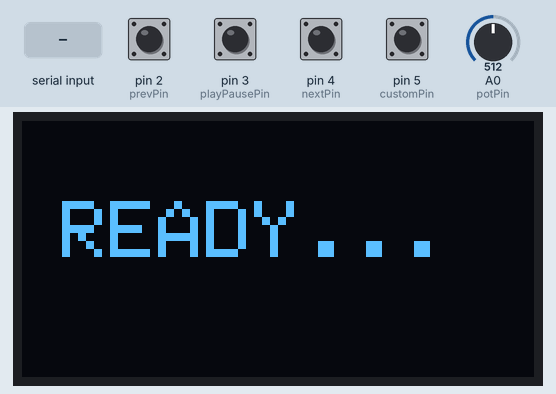
The sketch below on a simulated Arduino Uno, built with avr-gcc and run on an emulated ATmega328P. On the bench: 128×64 one-colour display. The test bench sets the inputs (shaded band); at power-on: pin 2 (prevPin), pin 3 (playPausePin), pin 4 (nextPin), pin 5 (customPin) HIGH, A0 (potPin) = 512. The OLED is the two-colour kind (top 16 rows yellow); what the sketch prints to the serial monitor is not drawn.

Above: at 1.2 s.
1.3 s: "<90|45>" received over Serial
At 1.8 s:
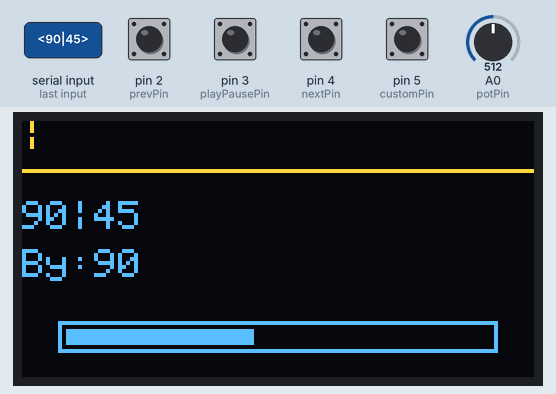
2.8 s: "<30|150>" received over Serial
At 3.1 s:
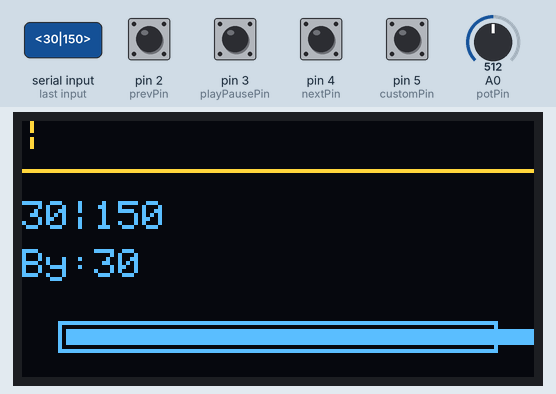
Timing chart, 0 to 5.8 s (numbered marks = the images above; inputs shaded):
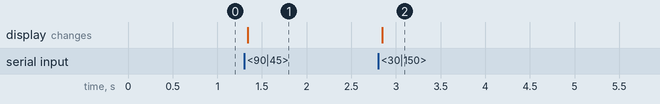

Measured:
- after the input at 1.3 s, the display: changes at once (image 1)
- after the input at 2.8 s, the display: changes after 0.05 s (image 2)

The sketch:

version2song.ino
```cpp
#include <Wire.h>
#include <Adafruit_GFX.h>
#include <Adafruit_SSD1306.h>

// --- OLED Settings ---
#define SCREEN_WIDTH 128
#define SCREEN_HEIGHT 64
Adafruit_SSD1306 display(SCREEN_WIDTH, SCREEN_HEIGHT, &Wire, -1);

// --- Pin Definitions ---         // pin alocations add or remove pins here
const int potPin = A0;
const int playPausePin = 3;
const int prevPin = 2;
const int nextPin = 4;
const int customPin = 5;


// --- Logic Variables ---
String songTitle = "Waiting...";
String artistName = "Connect Bridge";
String albumName = "";
int progress = 0;
bool newData = false;

int lastVol = -1;
const int volThreshold = 2;  // Ignore tiny electrical noise

bool lastPlayState = HIGH;
bool lastPrevState = HIGH;
bool lastNextState = HIGH;

void setup() {
  Serial.begin(9600);

  pinMode(playPausePin, INPUT_PULLUP);
  pinMode(prevPin, INPUT_PULLUP);
  pinMode(nextPin, INPUT_PULLUP);
  pinMode(customPin, INPUT_PULLUP);

  if (!display.begin(SSD1306_SWITCHCAPVCC, 0x3C)) {
    Serial.println(F("SSD0136 allocation failed"));
    for (;;);  // Halt if OLED not found
  }

  display.clearDisplay();
  display.setTextSize(2);
  display.setTextColor(SSD1306_WHITE);
  display.setCursor(10, 20);
  display.println("READY...");
  display.display();
}

void loop() {
  handleVolume();
  handleButtons();
  receiveSerial();

  if (newData) {
    updateDisplay();
    newData = false;
  }
}

// --- FEATURE: Volume with Smoothing & Inverted Logic ---
void handleVolume() {
  long sum = 0;
  for (int i = 0; i < 15; i++) {  // Increased averaging for extra stability
    sum += analogRead(potPin);
    delay(1);
  }
  int avgPot = sum / 15;

  // FIXED: 100 to 0 handles the "opposite" rotation issue
  int currentVol = map(avgPot, 0, 1023, 100, 0);

  if (abs(currentVol - lastVol) >= volThreshold) {
    Serial.println(currentVol);
    lastVol = currentVol;
  }
}

// --- FEATURE: Navigation Buttons ---
void handleButtons() {
  checkButton(playPausePin, lastPlayState, "<TOGGLE>");
  checkButton(prevPin, lastPrevState, "<PREV>");
  checkButton(nextPin, lastNextState, "<NEXT>");
  checkButton(customPin, lastNextState, "<CSTOM1>");
}

void checkButton(int pin, bool &lastState, String command) {
  bool currentState = digitalRead(pin);
  if (currentState == LOW && lastState == HIGH) {
    Serial.println(command);
    delay(200);  // Simple debounce
  }
  lastState = currentState;
}

// --- FEATURE: Serial Parser (<Title - Artist|Album|Progress>) ---
void receiveSerial() {
  static bool recvInProgress = false;
  static String rawData = "";

  while (Serial.available() > 0 && newData == false) {
    char rc = Serial.read();

    if (recvInProgress) {
      if (rc != '>') {
        rawData += rc;
      } else {
        int hyphen = rawData.indexOf('-');
        int firstPipe = rawData.indexOf('|');
        int secondPipe = rawData.lastIndexOf('|');

        if (firstPipe != -1 && secondPipe != -1) {
          songTitle = rawData.substring(0, hyphen);
          artistName = rawData.substring(hyphen + 1, firstPipe);
          albumName = rawData.substring(firstPipe + 1, secondPipe);
          progress = rawData.substring(secondPipe + 1).toInt();
          newData = true;
        }
        rawData = "";
        recvInProgress = false;
      }
    } else if (rc == '<') {
      rawData = "";
      recvInProgress = true;
    }
  }
}

// --- FEATURE: OLED UI Design ---
void updateDisplay() {
  display.clearDisplay();
  display.setTextColor(WHITE);

  // Song album name                        //album name update
  display.setTextSize(1);
  display.setCursor(0, 0);
  display.println(albumName);

  display.drawLine(0, 12, 128, 12, WHITE);

  // song name                              // Song name added
  display.setCursor(0, 20);
  display.println(songTitle);
// artist name                            // artist name added
  display.setCursor(0, 32);
  display.print("By:");
  display.println(artistName);

  // Progress Bar
  int barWidth = 110;
  int barHeight = 8;
  int barX = 9;
  int barY = 50;

  display.drawRect(barX, barY, barWidth, barHeight, WHITE);
  int fillWidth = map(progress, 0, 100, 0, barWidth - 4);
  display.fillRect(barX + 2, barY + 2, fillWidth, barHeight - 4, WHITE);

  display.display();
}
```
